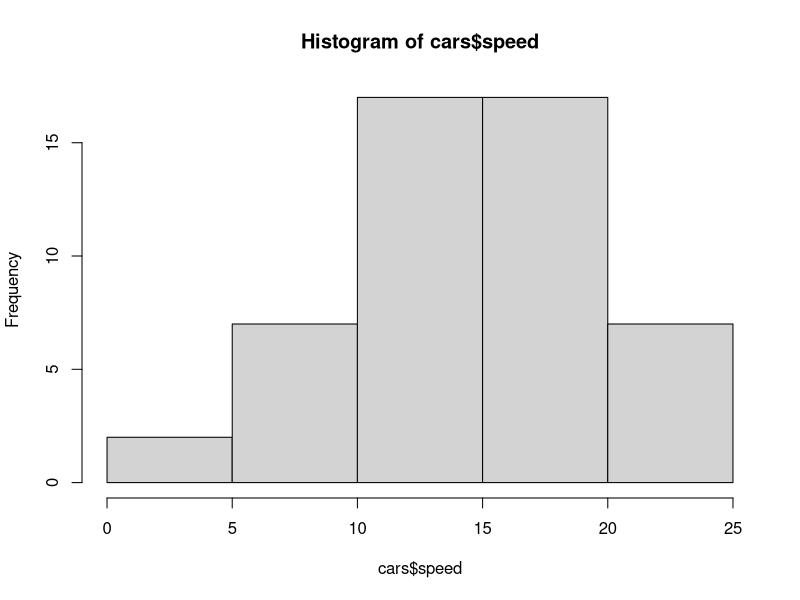
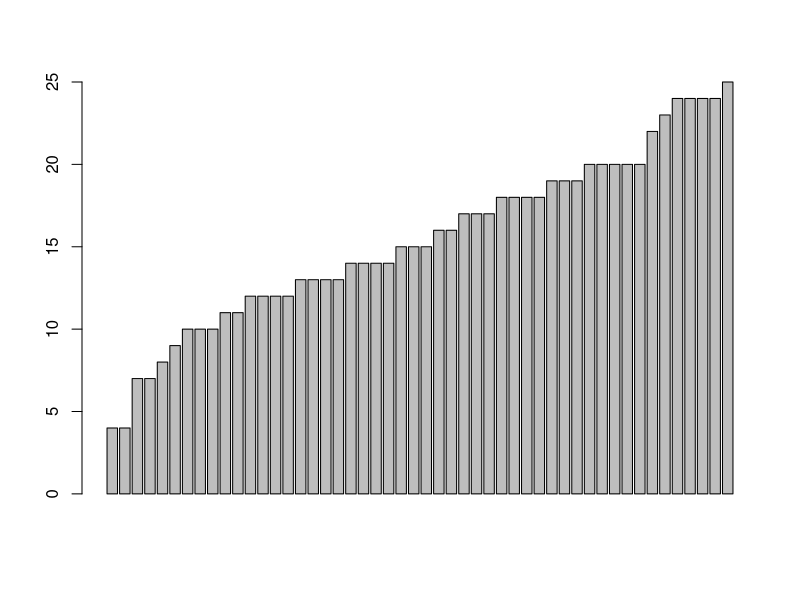
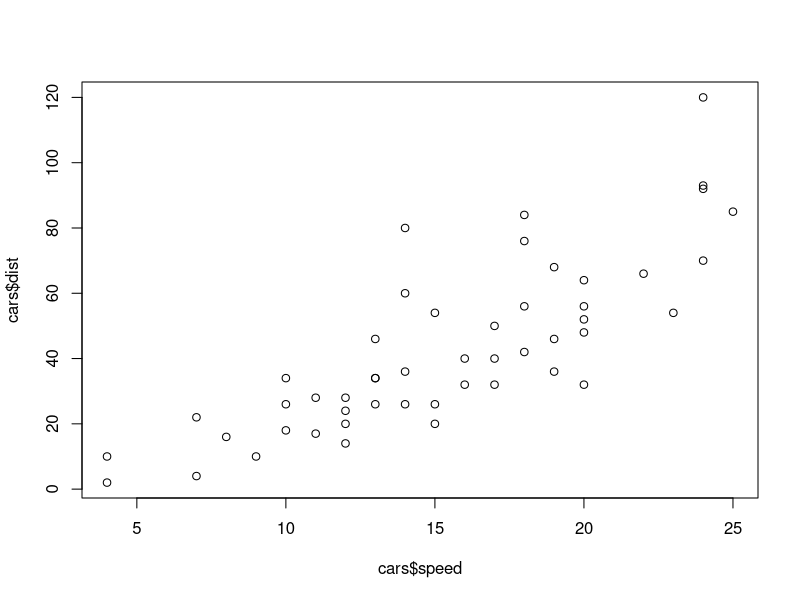

Write R code to recreate these figures, in order.
#' https://dotinstall.com/lessons/basic_r
#' R言語入門 (全13回) - プログラミングならドットインストール

# Cmd/Ctrl + Enter

#01 R言語とはなにか？ (02:46)

#02 Rコンソールを使ってみよう (02:25)
help()
help(matrix)
?matrix
# コマンドの補完
# コンソールのクリア

#03 変数とデータ型について (02:50)
# 変数の使い方
x <- 5
x
x + 3
ls()
rm(x)
ls()
# データ型

#04 数値と文字列を扱ってみよう (02:38)
# 数値の演算
5 + 3
10 / 3
10 %/% 3
10 %% 3
2 ^ 4
cos(1)
sqrt(2)
round(2.555)
"abbccccc"
# 文字列の連結
paste("a", "b", "c")
  paste0("a", "b", "c")
paste("a", "b", "c", sep="/")
# 文字列と数値の相互変換
x <- 5
x
as.character(x)
x <- "5"
as.numeric(x)

#05 ベクトルを扱ってみよう (03:02)
v <- c(1, 3, 5)
v
v[2]
v[2] <- 10
v <- c("abc", "bdee")
v
v <- c(TRUE, FALSE)
v
length(v)
v <- 1:10
v
v <- 1:-10
v
v <- seq(1, 10)
v
v <- seq(1, 10, by=2)
v
v <- seq(1, 10, length=5)
v
v <- rep(1:5, times=3)
v
v <- rep(1:5, length=10)
v

#06 ベクトルの演算をしてみよう (02:21)
# ベクトルの演算
x <- c(1, 3, 5)
y <- c(2, 3, 4)
x * 2
x - 1
x + y
x > y
x %in% y
# 集合の演算
union(x, y) # 和集合
intersect(x, y) # 積集合
setdiff(x, y) # 差集合
setequal(x, y) # 集合として等しいか否か

#07 因子ベクトルを使ってみよう (02:59)
x <- c("S", "M", "L", "M", "L")
x
x.fc <- factor(x)
x.fc
levels(x.fc)
x.fc <- factor(x, levels=c("S","M","L"))
x.fc
x.or <- ordered(x, levels=c("S","M","L"))
x.or

#08 行列を扱ってみよう (02:44)
# 行列の作り方
x <- matrix(1:6, nrow=3, ncol=2)
x
x <- matrix(1:6, nrow=3, ncol=2, byrow=TRUE)
x
# 行列を扱う関数
x <- rbind(c(1,2), 3:4, 5:6)
x
x <- cbind(c(1,2), 3:4, 5:6)
x
x + 1
1 / x
dim(x)
nrow(x)
ncol(x)

#09 行列を編集してみよう (03:00)
# 要素へのアクセス方法
x
x[, 1]
x[2, ]
x[1, 2]
x[1, 1:2]
x[1, c(1,2)]
x[1, c(1,3)]
# 行列の編集方法
x[1, 2] <- 10
x
#edit(x)
#x2 <- edit(x)
#x2
#fix(x)
#x

#10 リストを扱ってみよう (02:12)
# リストの作り方
x <- list(5:10, "abc", matrix(1:6, nrow=2, ncol=3))
x
# 要素へのアクセス方法
x[1]
x[[1]]
x[[3]][1, 2]

#11 データフレームを扱ってみよう (03:01)
# データフレームの作成方法
x <- data.frame(SIZE=c("M","L","S","L","M"),SALES=c(1,2,1,3,1))
x
x[1,2]
x$SIZE
# ファイルの読み込み
#x <- read.table("sales.txt", header=TRUE, sep=",", na.strings="*")

#12 データの集計をしてみよう (03:01)
  x <- data.frame(SIZE=c("M","L","S"),SALES=c(4,1,2),DISTANCE=c(1.3,NA,0.3))
x
sum(x$SALES)
max(x$SALES)
min(x$SALES)
mean(x$SALES)
median(x$SALES)
sd(x$SALES)
mean(x$DISTANCE)
mean(x$DISTANCE, na.rm=TRUE)
summary(x$SALES)
str(x)

#13 グラフを描いてみよう (02:32)
data()
# cars  Speed and Stopping Distances of Cars
data(cars)
cars
str(cars)
summary(cars)
# グラフの描画方法
hist(cars$speed)
barplot(cars$speed)
plot(cars$speed, cars$dist)
cor(cars$speed, cars$dist)
